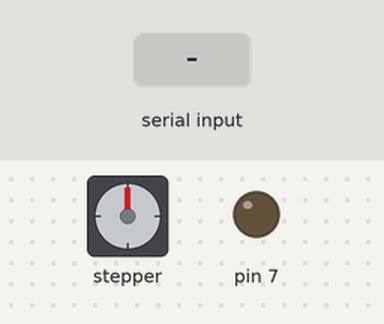
A sketch run on a simulated Arduino Uno, built with avr-gcc and run on an emulated ATmega328P. Shown: stepper motor, output pins drawn as LEDs (lit = HIGH). Inputs (shaded band) come from the test bench. Stepper angles assume 4096 steps per turn.

Above: at 1.2 s.
1.3 s: "90,45\n" received over Serial
At 2.23 s:
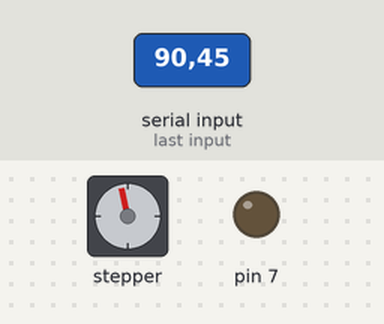
At 3.23 s:
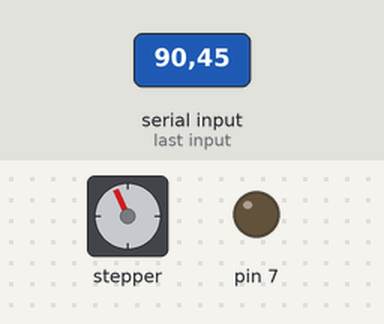
Timing chart, 0 to 21.3 s (numbered marks = the images above; inputs shaded):
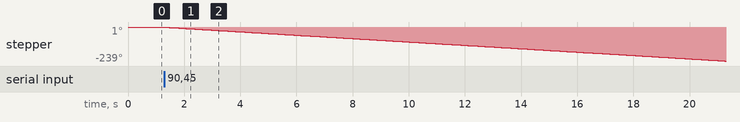

The sketch:

Afinador_Arduino.ino
```cpp
#include <Stepper.h>
#define STEPS 4096

//////////// Main /////////////

float FrecuenciaRecibida;
int Cuerda=0;

void setup() {
  Serial.begin(9600);
  pinMode(7,OUTPUT);
}


void loop() {
  if (Serial.available() > 0) {
    String floatString = Serial.readStringUntil('\n');
    FrecuenciaRecibida = floatString.toFloat();
    float DiferenciaEntreFrecuencias;
    float AjustarClavija;
    DiferenciaEntreFrecuencias=CompararFrecuencia(FrecuenciaRecibida, Cuerda);

    if (abs(DiferenciaEntreFrecuencias)<=0.7){  //Verificamos si la cuerda ya está afinada
      if (Cuerda==5) {
          Cuerda=0;
      }
      else{
          Cuerda=Cuerda+1;
      }

      for(int i = 0; i <= 10; i++) { // De estarlo, se le avisa al usuario mediante una luz LED que debe pasar a la siguiente cuerda
        digitalWrite(7,HIGH);
        delay(200);
        digitalWrite(7,LOW);
        delay(200);
      }
    }
    else{
    MoverServo(DiferenciaEntreFrecuencias); //Si la cuerda no está afinada se le dan indicaciones al motor paso a paso para que gire correctamente
    delay(200);
    }

  }

}


//////////// Funciones /////////////

float CompararFrecuencia(float FrecuenciaDetectada, int Cuerda){   //Esta función compara la frecuencia detectada por el sensor de sonido con la tabulada

// Guardamos en un array las frecuencias con las que tiene que comparar el programa, por el momento únicamente hacemos
// para afinación estándar

float AfinacionEstandar[]={82.41,110.00,146.83,196.00,246.94,329.63}; //El primer elemento es la cuerda mas grave (Mi),
                                                                      // el último la mas aguda (También un Mi)

float DiferenciaEntreFrecuencias;

DiferenciaEntreFrecuencias=AfinacionEstandar[Cuerda]-FrecuenciaDetectada; //Guardamos en un float la diferencia entre la frecuencia detectada
                                                                           // y la frecuencia tabulada
return DiferenciaEntreFrecuencias;
}


void MoverServo(float DiferenciaEntreFrecuencias){ //Esta función gira el servo en sentido horario o antihorario según estemos por encima o por
                                                  // debajo de la frecuencia deseada.

  Stepper stepper(STEPS, 8, 10, 9, 11); // Constructor, pasamos STEPS y los pines donde tengamos conectado el motor (hay que elegir bien
                                        // los pines para que el servo pueda girar tanto en sentido horario como antihorario, el orden es
                                        // IN1, IN3, IN2, IN4)

  stepper.setSpeed(2); //Seteamos la velocidad de giro del servo en rpm

  // Aca vemos si la frecuencia detectada está por encima o por debajo de la frecuencia tabulada. En base a ello, se decide si el servo gira
  // en un sentido u otro.

  if(DiferenciaEntreFrecuencias>0){
    stepper.step(int((STEPS/3)*abs(DiferenciaEntreFrecuencias))); //Mientras mayor sea la diferencia entre frecuencias, mas girará el servo
    delay(100);
    }
  else{
    stepper.step(-int((STEPS/3)*abs(DiferenciaEntreFrecuencias)));
    delay(100);
  }
  }
```

Measured:
- after the input at 1.3 s, stepper: keeps turning counter-clockwise at about 12°/s, starting at once
